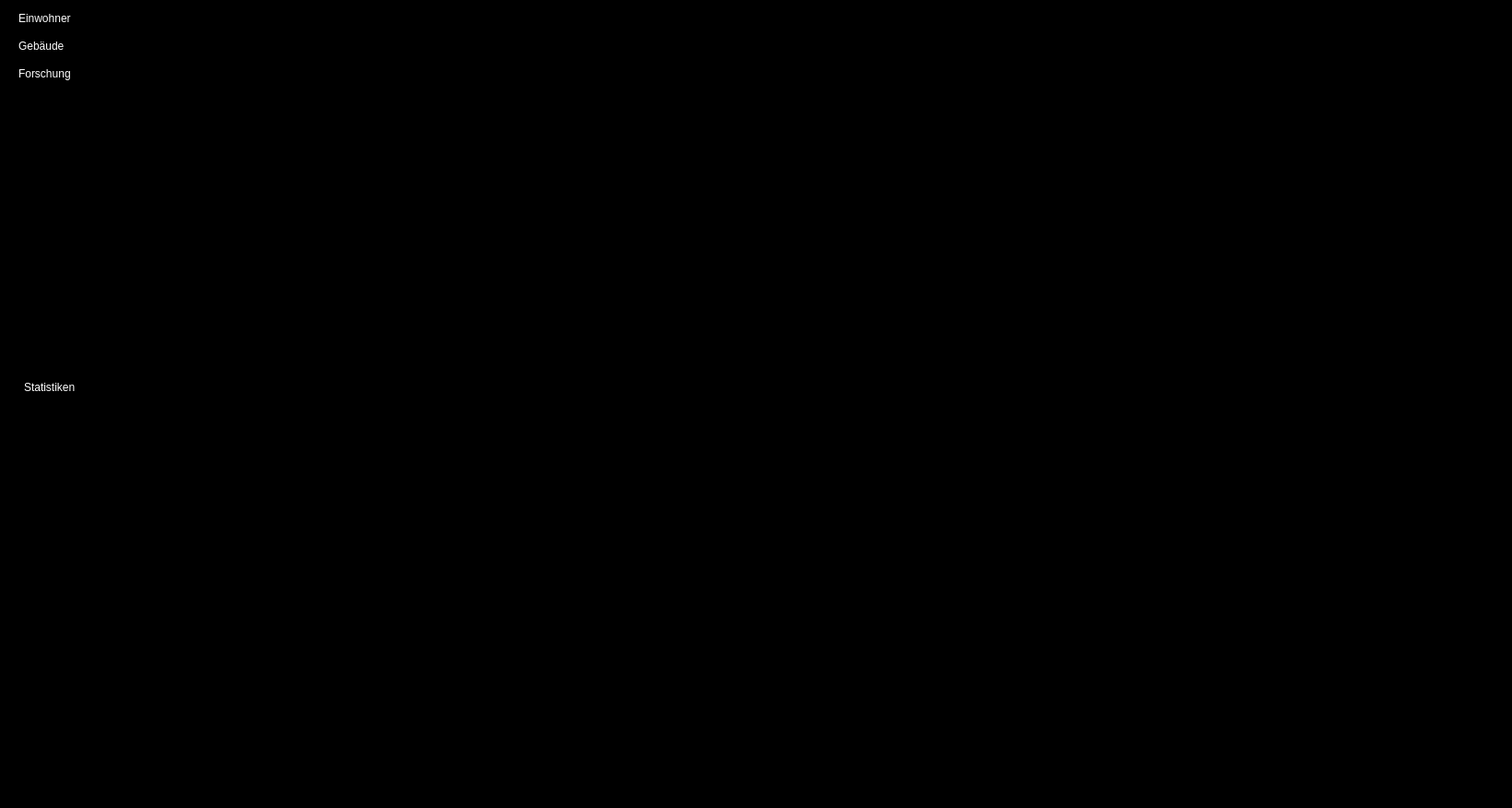
<?xml version="1.0" encoding="UTF-8"?>
<ui version="4.0">
 <class>MainWindow</class>
 <widget class="QMainWindow" name="MainWindow">
  <property name="geometry">
   <rect>
    <x>0</x>
    <y>0</y>
    <width>1640</width>
    <height>876</height>
   </rect>
  </property>
  <property name="windowTitle">
   <string>MainWindow</string>
  </property>
  <property name="styleSheet">
   <string notr="true">background-color: rgb(0, 0, 0);
color: rgb(255, 255, 255);</string>
  </property>
  <widget class="QWidget" name="centralwidget">
   <widget class="QWidget" name="widgetSite" native="true">
    <property name="geometry">
     <rect>
      <x>150</x>
      <y>50</y>
      <width>1271</width>
      <height>781</height>
     </rect>
    </property>
    <property name="sizePolicy">
     <sizepolicy hsizetype="MinimumExpanding" vsizetype="MinimumExpanding">
      <horstretch>0</horstretch>
      <verstretch>0</verstretch>
     </sizepolicy>
    </property>
    <property name="sizeIncrement">
     <size>
      <width>0</width>
      <height>0</height>
     </size>
    </property>
    <layout class="QVBoxLayout" name="verticalLayout">
     <item>
      <layout class="QGridLayout" name="framelayout"/>
     </item>
    </layout>
   </widget>
   <widget class="QLabel" name="testLabel">
    <property name="geometry">
     <rect>
      <x>20</x>
      <y>10</y>
      <width>71</width>
      <height>20</height>
     </rect>
    </property>
    <property name="text">
     <string>Einwohner</string>
    </property>
   </widget>
   <widget class="QLabel" name="testLabel_2">
    <property name="geometry">
     <rect>
      <x>20</x>
      <y>40</y>
      <width>71</width>
      <height>20</height>
     </rect>
    </property>
    <property name="text">
     <string>Gebäude</string>
    </property>
   </widget>
   <widget class="QLabel" name="labelNews">
    <property name="geometry">
     <rect>
      <x>140</x>
      <y>-1</y>
      <width>1411</width>
      <height>41</height>
     </rect>
    </property>
    <property name="styleSheet">
     <string notr="true">color: rgb(255, 0, 4);</string>
    </property>
    <property name="text">
     <string/>
    </property>
    <property name="alignment">
     <set>Qt::AlignCenter</set>
    </property>
   </widget>
   <widget class="QLabel" name="warnLabel">
    <property name="geometry">
     <rect>
      <x>1580</x>
      <y>20</y>
      <width>20</width>
      <height>16</height>
     </rect>
    </property>
    <property name="text">
     <string/>
    </property>
   </widget>
   <widget class="QLabel" name="labelNahrung">
    <property name="geometry">
     <rect>
      <x>1440</x>
      <y>50</y>
      <width>171</width>
      <height>781</height>
     </rect>
    </property>
    <property name="text">
     <string/>
    </property>
    <property name="alignment">
     <set>Qt::AlignHCenter|Qt::AlignTop</set>
    </property>
   </widget>
   <widget class="QLabel" name="testLabel_3">
    <property name="geometry">
     <rect>
      <x>26</x>
      <y>410</y>
      <width>71</width>
      <height>20</height>
     </rect>
    </property>
    <property name="text">
     <string>Statistiken</string>
    </property>
   </widget>
   <widget class="QLabel" name="testLabel_4">
    <property name="geometry">
     <rect>
      <x>20</x>
      <y>70</y>
      <width>71</width>
      <height>20</height>
     </rect>
    </property>
    <property name="text">
     <string>Forschung</string>
    </property>
   </widget>
  </widget>
  <widget class="QMenuBar" name="menubar">
   <property name="geometry">
    <rect>
     <x>0</x>
     <y>0</y>
     <width>1640</width>
     <height>24</height>
    </rect>
   </property>
  </widget>
  <widget class="QStatusBar" name="statusbar"/>
 </widget>
 <resources/>
 <connections/>
</ui>
